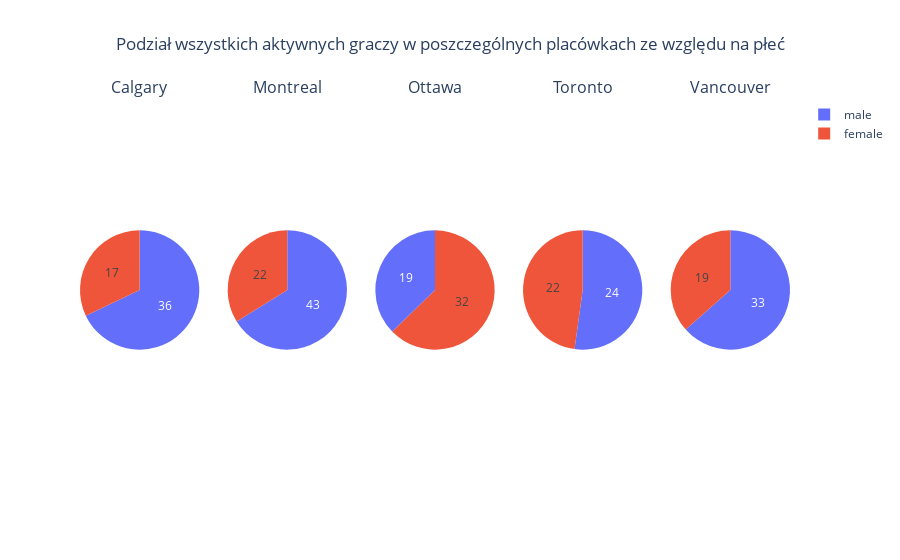

The code cell stored with this chart in its notebook:
### Code cell
fig = make_subplots(rows=1, cols=5, specs=[[{'type':'domain'}, {'type':'domain'}, {'type':'domain'}, {'type':'domain'}, {'type':'domain'}]], subplot_titles=players_gender["city"].unique())
i = 1

for city in players_gender["city"].unique():
    make_gender(players_gender[players_gender["city"]==city], i)
    i += 1

fig.update_layout(title_text="Podział wszystkich aktywnych graczy w poszczególnych placówkach ze względu na płeć", title_x=0.5)
fig.show()

### Figure 1 — Plotly figure (JSON) as saved in the notebook; plotly's stock layout.template omitted (floating-point values rounded to 4 significant figures)
{"data": [{"domain": {"x": [0, 0.168], "y": [0, 1]}, "labels": ["male", "female"], "textinfo": "value", "type": "pie", "values": [36, 17]}, {"domain": {"x": [0.208, 0.376], "y": [0, 1]}, "labels": ["male", "female"], "textinfo": "value", "type": "pie", "values": [43, 22]}, {"domain": {"x": [0.416, 0.584], "y": [0, 1]}, "labels": ["male", "female"], "textinfo": "value", "type": "pie", "values": [19, 32]}, {"domain": {"x": [0.624, 0.792], "y": [0, 1]}, "labels": ["male", "female"], "textinfo": "value", "type": "pie", "values": [24, 22]}, {"domain": {"x": [0.832, 1], "y": [0, 1]}, "labels": ["male", "female"], "textinfo": "value", "type": "pie", "values": [33, 19]}], "layout": {"annotations": [{"font": {"size": 16}, "showarrow": false, "text": "Calgary", "x": 0.084, "xanchor": "center", "xref": "paper", "y": 1, "yanchor": "bottom", "yref": "paper"}, {"font": {"size": 16}, "showarrow": false, "text": "Montreal", "x": 0.292, "xanchor": "center", "xref": "paper", "y": 1, "yanchor": "bottom", "yref": "paper"}, {"font": {"size": 16}, "showarrow": false, "text": "Ottawa", "x": 0.5, "xanchor": "center", "xref": "paper", "y": 1, "yanchor": "bottom", "yref": "paper"}, {"font": {"size": 16}, "showarrow": false, "text": "Toronto", "x": 0.708, "xanchor": "center", "xref": "paper", "y": 1, "yanchor": "bottom", "yref": "paper"}, {"font": {"size": 16}, "showarrow": false, "text": "Vancouver", "x": 0.916, "xanchor": "center", "xref": "paper", "y": 1, "yanchor": "bottom", "yref": "paper"}], "title": {"text": "Podział wszystkich aktywnych graczy w poszczególnych placówkach ze względu na płeć", "x": 0.5}}}
